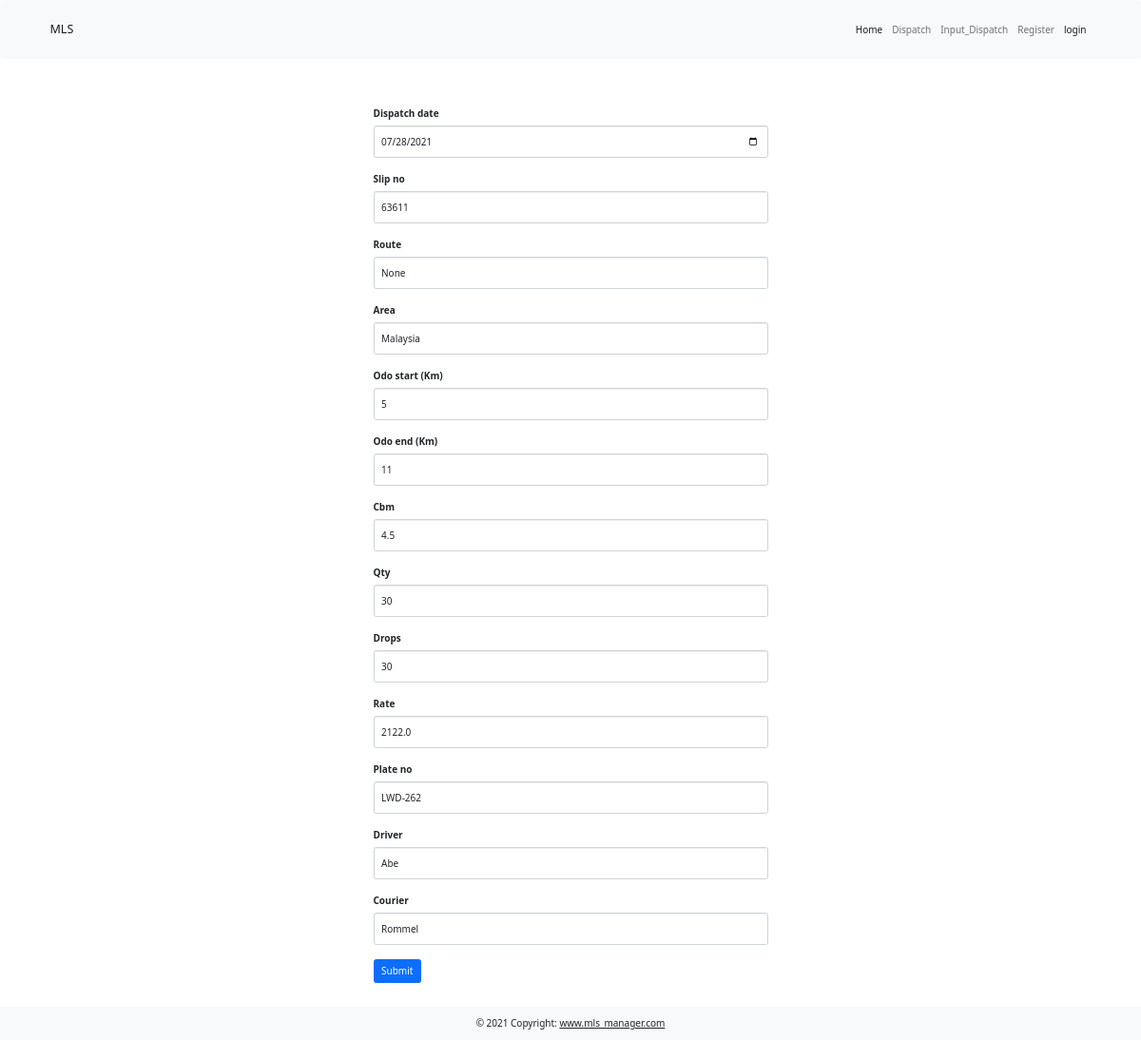
/edit_dispatch/3, run on an earlier commit of the app's database.
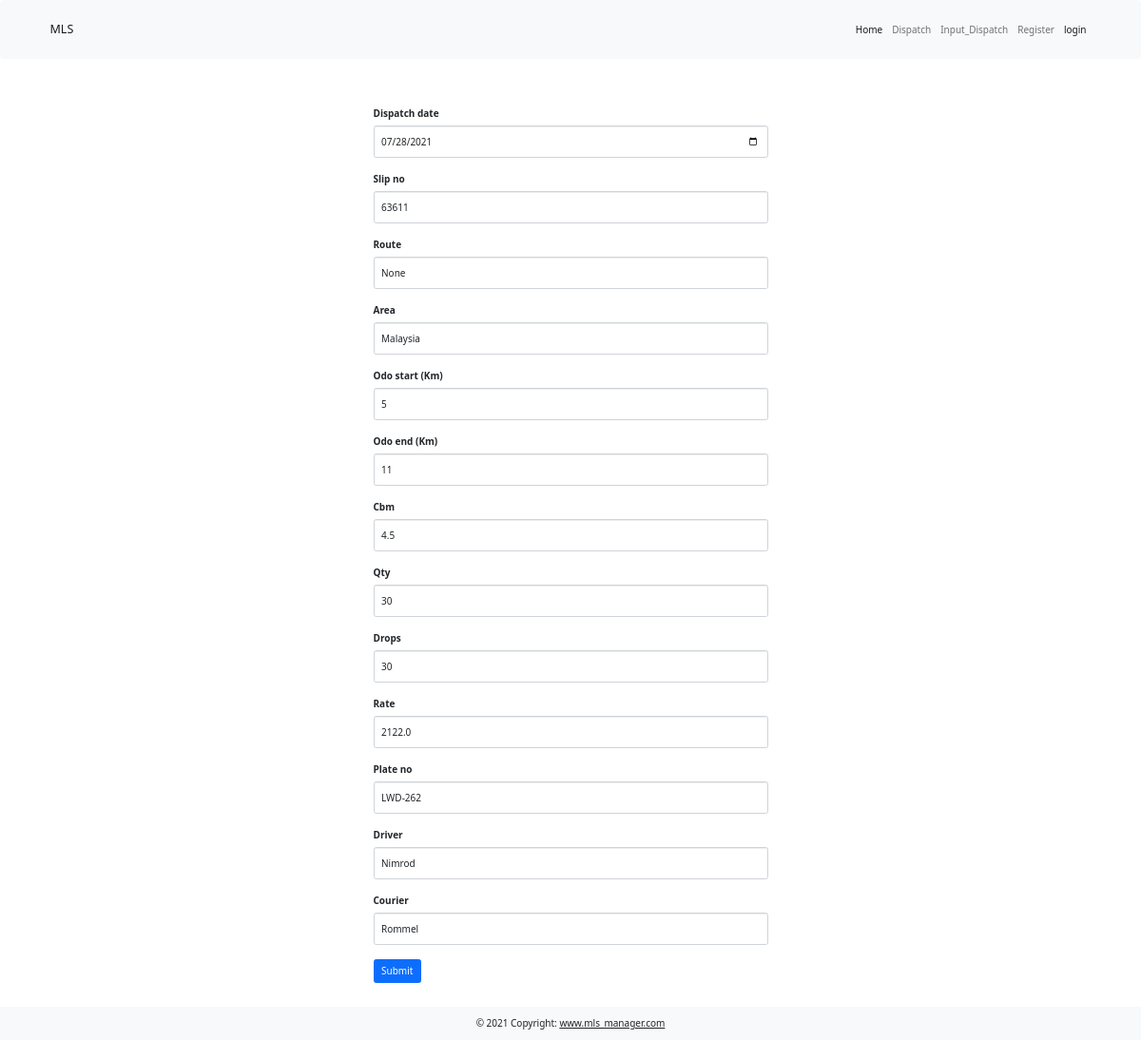
And on a later commit of the database.
### main.py (models this page shows)
class Dispatch(UserMixin, db.Model):
    __tablename__ = "dispatch"
    id = db.Column(db.Integer, primary_key=True)
    dispatch_date = db.Column(db.String(100), nullable=False)
    slip_no = db.Column(db.String(100), nullable=False)
    route = db.Column(db.String(100), nullable=False)
    area = db.Column(db.String(250))
    odo_start = db.Column(db.Integer)
    odo_end = db.Column(db.Integer)
    km = db.Column(db.Float(precision=2))
    cbm = db.Column(db.String(100), nullable=False)
    qty = db.Column(db.String(100), nullable=False)
    drops = db.Column(db.String(100), nullable=False)
    rate = db.Column(db.String(100), nullable=False)
    plate_no = db.Column(db.String(100), nullable=False)
    driver = db.Column(db.String(100), nullable=False)
    courier = db.Column(db.String(100), nullable=False)
    encoded_on = db.Column(db.String(100), nullable=False)
    encoded_by = db.Column(db.String(100))
    encoder_id = db.Column(db.Integer, db.ForeignKey("users.id"))
    encoder = relationship("User", back_populates="dispatch")
    invoice_no = db.Column(db.String(100))

### main.py (the view, shortened to what this page needs)
@app.route("/edit_dispatch/<int:dispatch_id>", methods=["Get", "Post"])
def edit_dispatch(dispatch_id):
    dispatch_to_edit = Dispatch.query.get(dispatch_id)
    edit_form = DispatchForm(
        dispatch_date=datetime.strptime(dispatch_to_edit.dispatch_date, "%Y-%m-%d"),
        slip_no=dispatch_to_edit.slip_no,
        route=dispatch_to_edit.route,
        area=dispatch_to_edit.area,
        odo_start=dispatch_to_edit.odo_start,
        odo_end=dispatch_to_edit.odo_end,
        cbm=dispatch_to_edit.cbm,
        qty=dispatch_to_edit.qty,
        drops=dispatch_to_edit.drops,
        rate=dispatch_to_edit.rate,
        plate_no=dispatch_to_edit.plate_no,
        driver=dispatch_to_edit.driver,
        courier=dispatch_to_edit.courier,
    )
    return render_template("input_dispatch.html", form=edit_form)

### forms.py
class DispatchForm(FlaskForm):
    dispatch_date = DateField("Dispatch date", validators=[DataRequired()])
    slip_no = StringField("Slip no", validators=[DataRequired()])
    route = StringField("Route")
    area = StringField("Area", validators=[DataRequired()])
    odo_start = IntegerField("Odo start (Km)")
    odo_end = IntegerField("Odo end (Km)")
    cbm = FloatField("Cbm", validators=[DataRequired()])
    qty = IntegerField("Qty", validators=[DataRequired()])
    drops = IntegerField("Drops", validators=[DataRequired()])
    rate = FloatField("Rate", validators=[DataRequired()])
    plate_no = StringField("Plate no", validators=[DataRequired()])
    driver = StringField("Driver", validators=[DataRequired()])
    courier = StringField("Courier", validators=[DataRequired()])
    submit = SubmitField("Submit")

### templates/input_dispatch.html (shortened to what this page needs)
{% extends 'bootstrap/base.html' %}
{% import "bootstrap/wtf.html" as wtf %}
{% block content%}
    {% include 'header.html' %}
    <div class="container mb-5">
        <div class="row justify-content-center">
            <div class="col col-lg-5 col-md-8 px-5 g-5 m-5">
                {{ wtf.quick_form(form, novalidate=True, button_map={"submit": "primary"}) }}
            </div>
        </div>
    </div>
 {% include 'footer.html' %}
{% endblock%}

### templates/header.html (shortened to what this page needs)
{% extends 'bootstrap/base.html' %}
{% block styles %}
    {{super()}}
    <link href="{{ url_for('static', filename='css/bootstrap.min.css') }}" rel="stylesheet" type="text/css">
{% endblock %}
{% block content %}
  <nav class="navbar navbar-expand-sm navbar-light bg-light">
  <div class="container-md d-flex align-items-center">
    <a class="navbar-brand d-flex align-items-center" href="#">MLS</a>
    <div class="collapse navbar-collapse" id="navbarTogglerDemo02">
      <ul class="navbar-nav ms-auto mb-2 mb-lg-0">
        <li class="nav-item">
          <a class="nav-link active" aria-current="page" href="{{ url_for('home') }}">Home</a>
        </li>
          <li class="nav-item">
            <a class="nav-link" href="{{ url_for('dispatch') }}">Dispatch</a>
          </li>
          <li class="nav-item">
            <a class="nav-link" href="{{ url_for('input_dispatch') }}">Input_Dispatch</a>
          </li>
        {% if current_user.is_authenticated %}
          <li class="nav-item">
            <a class="nav-link" href="#">Maintenance</a>
          </li>
          <li class="nav-item">
            <a class="nav-link" href="#">Admin</a>
          </li>
          <li class="nav-item">
            <a class="nav-link" href="{{ url_for('logout') }}">logout</a>
          </li>
        {% else %}
          <li class="nav-item">
            <a class="nav-link" href="{{ url_for('register') }}">Register</a>
          </li>
          <li class="nav-item">
            <a class="nav-link active" aria-current="page" href="{{ url_for('login') }}">login</a>
          </li>
        {% endif %}
      </ul>
    </div>
  </div>
  </nav>
{% endblock %}

### templates/footer.html (shortened to what this page needs)
{% extends 'bootstrap/base.html' %}
{% block styles %}
    {{super()}}
    <link href="{{ url_for('static', filename='css/bootstrap.min.css') }}" rel="stylesheet" type="text/css">
    <link href="{{ url_for('static', filename='css/styles.css') }}" rel="stylesheet" type="text/css">
{% endblock %}
{% block content %}
  <footer class="bg-light text-center text-lg-start fixed-bottom">
  <div class="text-center p-3">
    © 2021 Copyright:
    <a class="text-dark" href="#">www.mls_manager.com</a>
  </div>
</footer>
{% endblock %}

What changed in the data, as far as the page shows it:
changed Dispatch "None": driver "Abe" → "Nimrod"
